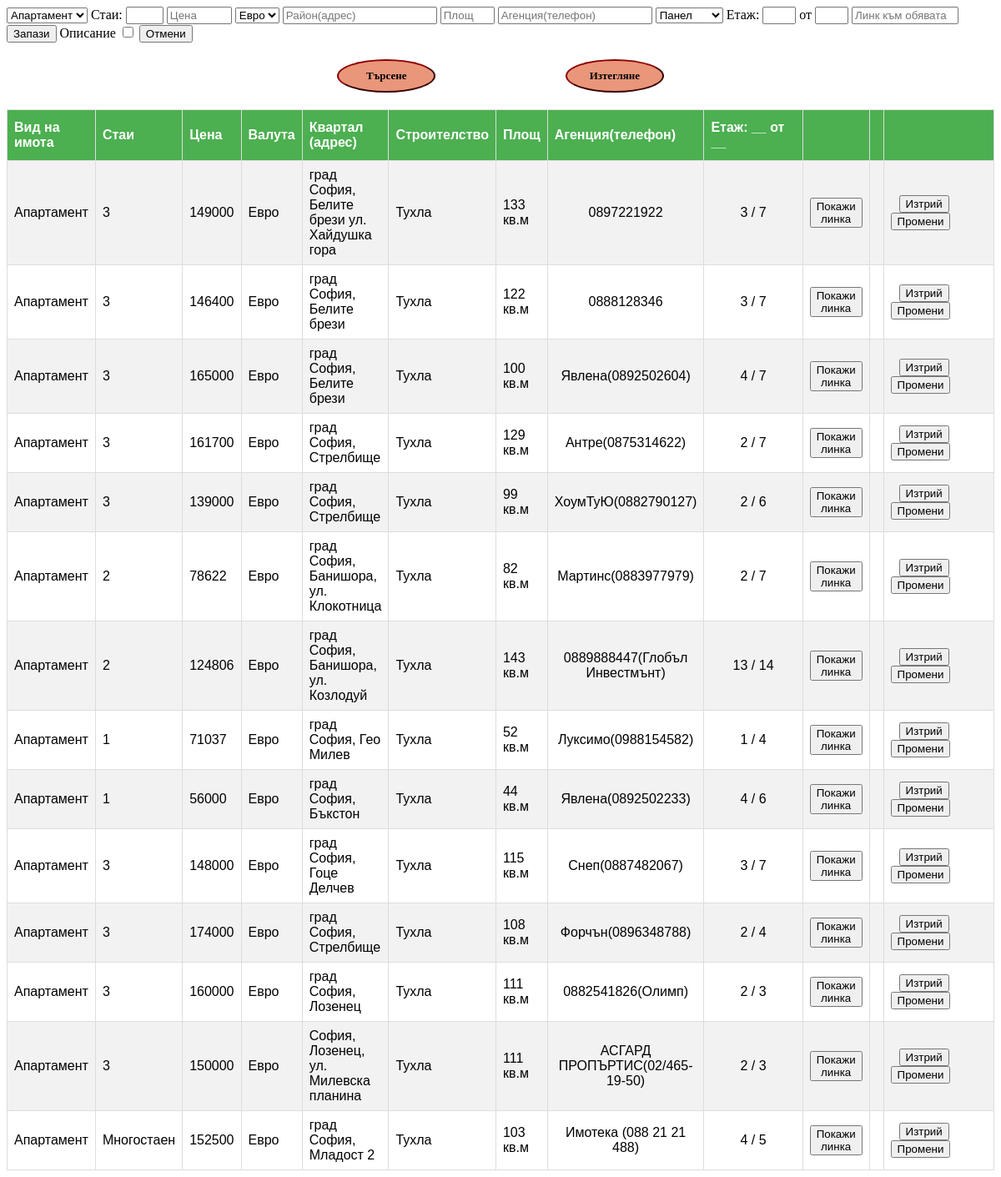
The page / on the database its author committed.
### tables this page shows
CREATE TABLE `homes` (
  `home_id` int(11) NOT NULL,
  `homeType` text NOT NULL,
  `homeRooms` text NOT NULL,
  `homePrice` int(11) NOT NULL,
  `priceType` text NOT NULL,
  `homeRegion` text NOT NULL,
  `homeBuildingType` text NOT NULL,
  `homeArea` int(11) NOT NULL,
  `homeAgency` text NOT NULL,
  `homeFirstFloor` int(11) NOT NULL,
  `homeSecondFloor` int(11) NOT NULL,
  `homeUrl` text NOT NULL,
  `homeDescription` text NOT NULL
);

### web/connectDB.php (called while the page is built)
<?php
	class DbConnect {
		private $host = 'localhost';
		private $dbName = 'homes';
		private $user = 'root';
		private $pass = '';
		public function connect() {
			try {
				$conn = new PDO('mysql:host=' . $this->host . '; dbname=' . $this->dbName, $this->user, $this->pass);
				$conn->setAttribute(PDO::ATTR_ERRMODE, PDO::ERRMODE_EXCEPTION);
				return $conn;
			} catch( PDOException $e) {
				echo 'Database Error: ' . $e->getMessage();
			}
		}
	}
 ?>

### web/home.php (called while the page is built, shortened)
<?php
class home{
    public $dbConn;
    public function __construct() {
        require_once("connectDB.php");
        $db = new DbConnect();
        $this->dbConn = $db->connect();
    }
   function getAll()
   {
        $result = $this->dbConn->query("SELECT * from homes order by home_id DESC");
        return $result;
   }
  }
?>

### web/index.php (the view, shortened to what this page needs)
<!DOCTYPE html>
<html lang="en">
<head>
    <link type="text/css" rel="stylesheet" href="index.css">
</head>
<body>
    <div class="container">
        <form id="addBar" action="index.php" method="post">
            <select name="homeType" required>
                <option value="apart">Апартамент</option>
            </select>
            <label for="homeRooms">Стаи: </label>
            <input type="text" name="homeRooms" id="homeRooms" placeholder="" style="width: 37px; text-align: center;">
            <input type="number" name="homePrice" placeholder="Цена" class="numberLong" style="width: 70px;">
            <select name="priceType" required>
                <option value="euro">Евро</option>
            </select>
            <input type="text" name="homeRegion" placeholder="Район(адрес)">
            <input type="number" name="homeArea" placeholder="Площ" class="numberLong" style="width: 57px;">
            <input type="text" name="homeAgency" placeholder="Агенция(телефон)">
            <select name="homeBuildingType" required>
                <option value="pan">Панел</option>
            </select>
            <label for="home1st">Етаж: </label>
            <input type="number" name="homeFirstFloor" id="home1st" placeholder="" class="numberShort" style="width: 32px; text-align: center;">
            <label for="home2nd">от</label>
            <input type="number" name="homeSecondFloor" id="home2nd" placeholder="" class="numberShort" style="width: 32px; text-align: center;">
            <input type="url" name="homeUrl" style="width: 120px;" placeholder="Линк към обявата">
            <input type="submit" name="submit-btn" value="Запази">
            <label for="chk">Описание</label>
            <input type="checkbox" name="chkbox" id="chk" onclick="showHide()">
            <input type="reset" value="Отмени">
            <div id="exportDIV">
            <input type="submit" style="float: right; margin-right: 100px;" name="export" value="Изтегляне">
                <input type="submit" name="search" style="margin-left: 100px;" value="Търсене">
            </div>
        </form>
        <div id="homes">
            <?php
            include_once 'home.php';
            $objHomes = new home;
            $homes = $objHomes->getAll();
            echo "<table id='homes'>";
            echo "<th>" . "Вид на имота" . "</th>";
            echo "<th>" . "Стаи" . "</th>";
            echo "<th>" . "Цена" . "</th>";
            echo "<th>" . "Валута" . "</th>";
            echo "<th>" . "Квартал (адрес)" . "</th>";
            echo "<th>" . "Строителство" . "</th>";
            echo "<th>" . "Площ" . "</th>";
            echo "<th>" . "Агенция(телефон)" . "</th>";
            echo "<th>" . "Етаж:  __ от  __  " . "</th>";
            echo "<th>" . "" . "</th>";
            echo "<th>" . "" . "</th>";
            echo "<th>" . "" . "</th>";
            $counter = 0;
            while ($row = $homes->fetch(PDO::FETCH_ASSOC)) {
                echo "<tr>";
                echo "<td>" . $row['homeType'] . "</td>";
                echo "<td>" . $row['homeRooms'] . "</td>";
                echo "<td>" . $row['homePrice'] . "</td>";
                echo "<td>" . $row['priceType'] . "</td>";
                echo "<td>" . $row['homeRegion'] . "</td>";
                $buildingType = $row['homeBuildingType'];
                echo "<td>" . $buildingType . "</td>";
                echo "<td>" . $row['homeArea'] . " кв.м" . "</td>";
                echo "<td class='right'>" . $row['homeAgency'] . "</td>";
                $firstFloor = $row['homeFirstFloor'];
                echo "<td class='right'>" . $firstFloor . " / " . $row['homeSecondFloor'] . "</td>";
                $linkShower = "Покажи линка";
                $currentTD = "myTD" . $counter;
                printf('<td ><button id="' . $currentTD . '" onClick="showDetails(\'%s\');">%s</button></td>', $counter, $linkShower);
                $currDIV = "myDIV" . $counter;
                if($row['homeUrl'] == "Няма зададен линк")
                {
                    echo '<td> <div style="display:none;" id="' . $currDIV . '"> ' . $row['homeUrl'] . ' </div> </td>';
                }else
                {
                    echo '<td> <a href="' . $row['homeUrl'] . '" target="_blank" style="display:none;" id="' . $currDIV . '"> ' . $row['homeUrl'] . ' </a> </td>';
                }
                $del = "Изтрий";
                $currDel = "delete" . $row['home_id'];
                $currChange = "change" . $row['home_id'];
                echo '<td id="some"> <form style="display:inline; margin-left: 10px; margin-right: 10px;" action="index.php" method="post" onsubmit="return confirm(\'Сигурни ли сте, че искате да изтриете избраното?\');"> <input type ="submit" name="' . $currDel . '" value ="' . $del . '"></form> <form action="index.php" method="post" style="display: inline;"> <input type="submit" name="' . $currChange . '"  value="Промени"> </form> </td>';
                echo "</tr>";
                $counter++;
            }
            ?>
        </div>
    </div>
</body>
</html>

### web/index.css (style rules this page uses)
#homes { font-family: "Trebuchet MS", Arial, Helvetica, sans-serif; border-collapse: collapse; width: 100%; }
#homes td, #homes th { border: 1px solid #ddd; padding: 8px; }
#homes tr:nth-child(even) { background-color: #f2f2f2; }
#homes th { padding-top: 12px; padding-bottom: 12px; text-align: left; background-color: #4CAF50; color: white; }
.right { text-align: center; width: 10%; }
#exportDIV { width: 50%; margin: 0 auto; padding-top: 20px; padding-bottom: 20px; clear: both; }
#exportDIV input[type=submit] { width: 20%; height: 40px; font-family: cursive; font-size: 13px; font-weight: bold; margin: 0 auto; background-color: darksalmon; border-radius: 50%; border: outset 2px darkred; cursor: pointer; }
#some { width: 170px; }

### rows shown on the page
homes: homeType "Апартамент", homeRooms "3", homePrice "149000", priceType "Евро", homeRegion "град София, Белите брези ул. Хайдушка гора", homeBuildingType "Тухла", homeArea "133", homeAgency "0897221922", homeFirstFloor "3", homeSecondFloor "7", value "Покажи линка"
homes: homeType "Апартамент", homeRooms "3", homePrice "146400", priceType "Евро", homeRegion "град София, Белите брези", homeBuildingType "Тухла", homeArea "122", homeAgency "0888128346", homeFirstFloor "3", homeSecondFloor "7", value "Покажи линка"
homes: homeType "Апартамент", homeRooms "3", homePrice "165000", priceType "Евро", homeRegion "град София, Белите брези", homeBuildingType "Тухла", homeArea "100", homeAgency "Явлена(0892502604)", homeFirstFloor "4", homeSecondFloor "7", value "Покажи линка"
homes: homeType "Апартамент", homeRooms "3", homePrice "161700", priceType "Евро", homeRegion "град София, Стрелбище", homeBuildingType "Тухла", homeArea "129", homeAgency "Антре(0875314622)", homeFirstFloor "2", homeSecondFloor "7", value "Покажи линка"
homes: homeType "Апартамент", homeRooms "3", homePrice "139000", priceType "Евро", homeRegion "град София, Стрелбище", homeBuildingType "Тухла", homeArea "99", homeAgency "ХоумТуЮ(0882790127)", homeFirstFloor "2", homeSecondFloor "6", value "Покажи линка"
homes: homeType "Апартамент", homeRooms "2", homePrice "78622", priceType "Евро", homeRegion "град София, Банишора, ул. Клокотница", homeBuildingType "Тухла", homeArea "82", homeAgency "Мартинс(0883977979)", homeFirstFloor "2", homeSecondFloor "7", value "Покажи линка"
homes: homeType "Апартамент", homeRooms "2", homePrice "124806", priceType "Евро", homeRegion "град София, Банишора, ул. Козлодуй", homeBuildingType "Тухла", homeArea "143", homeAgency "0889888447(Глобъл Инвестмънт)", homeFirstFloor "13", homeSecondFloor "14", value "Покажи линка"
homes: homeType "Апартамент", homeRooms "1", homePrice "71037", priceType "Евро", homeRegion "град София, Гео Милев", homeBuildingType "Тухла", homeArea "52", homeAgency "Луксимо(0988154582)", homeFirstFloor "1", homeSecondFloor "4", value "Покажи линка"
homes: homeType "Апартамент", homeRooms "1", homePrice "56000", priceType "Евро", homeRegion "град София, Бъкстон", homeBuildingType "Тухла", homeArea "44", homeAgency "Явлена(0892502233)", homeFirstFloor "4", homeSecondFloor "6", value "Покажи линка"
homes: homeType "Апартамент", homeRooms "3", homePrice "148000", priceType "Евро", homeRegion "град София, Гоце Делчев", homeBuildingType "Тухла", homeArea "115", homeAgency "Снеп(0887482067)", homeFirstFloor "3", homeSecondFloor "7", value "Покажи линка"
homes: homeType "Апартамент", homeRooms "3", homePrice "174000", priceType "Евро", homeRegion "град София, Стрелбище", homeBuildingType "Тухла", homeArea "108", homeAgency "Форчън(0896348788)", homeFirstFloor "2", homeSecondFloor "4", value "Покажи линка"
homes: homeType "Апартамент", homeRooms "3", homePrice "160000", priceType "Евро", homeRegion "град София, Лозенец", homeBuildingType "Тухла", homeArea "111", homeAgency "0882541826(Олимп)", homeFirstFloor "2", homeSecondFloor "3", value "Покажи линка"
homes: homeType "Апартамент", homeRooms "3", homePrice "150000", priceType "Евро", homeRegion "София, Лозенец, ул. Милевска планина", homeBuildingType "Тухла", homeArea "111", homeAgency "АСГАРД ПРОПЪРТИС(02/465-19-50)", homeFirstFloor "2", homeSecondFloor "3", value "Покажи линка"
homes: homeType "Апартамент", homeRooms "Многостаен", homePrice "152500", priceType "Евро", homeRegion "град София, Младост 2", homeBuildingType "Тухла", homeArea "103", homeAgency "Имотека (088 21 21 488)", homeFirstFloor "4", homeSecondFloor "5", value "Покажи линка"
